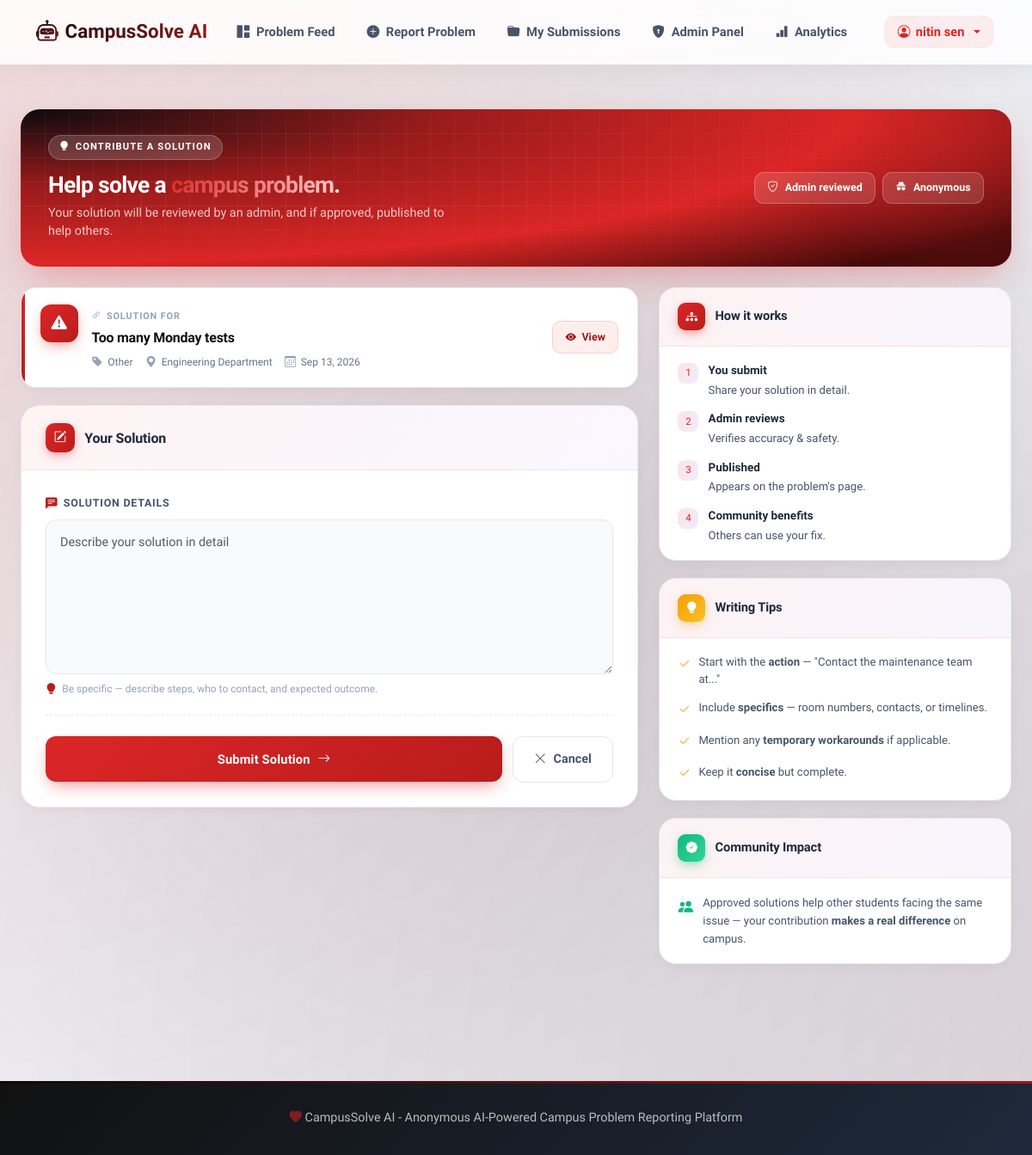
The page /solutions/submit/7/ (signed in) on the database its author committed.
### accounts/models.py (models this page shows, shortened)
class User(AbstractUser):
    ROLE_CHOICES = (
        ('STUDENT', 'Student'),
        ('ADMIN', 'Admin'),
    )
    full_name = models.CharField(max_length=255)
    email = models.EmailField(unique=True)
    username = None
    role = models.CharField(max_length=20, choices=ROLE_CHOICES, default='STUDENT')
    created_at = models.DateTimeField(auto_now_add=True)
    USERNAME_FIELD = 'email'
    REQUIRED_FIELDS = ['full_name']
    objects = UserManager()

### problems/models.py (models this page shows, shortened)
class Problem(models.Model):
    title = models.CharField(max_length=255)
    description = models.TextField()
    location = models.CharField(max_length=255)
    category = models.CharField(max_length=50, choices=CATEGORY_CHOICES, default='Other')
    ai_predicted_category = models.CharField(max_length=50, choices=CATEGORY_CHOICES, null=True, blank=True)
    priority = models.CharField(max_length=20, choices=PRIORITY_CHOICES, default='Medium')
    ai_predicted_priority = models.CharField(max_length=20, choices=PRIORITY_CHOICES, null=True, blank=True)
    status = models.CharField(max_length=50, choices=STATUS_CHOICES, default='PENDING')
    image = models.ImageField(upload_to='problem_images/', null=True, blank=True)
    submitted_by = models.ForeignKey(User, on_delete=models.CASCADE, related_name='problems')
    approved_by = models.ForeignKey(User, on_delete=models.SET_NULL, null=True, blank=True, related_name='approved_problems')
    created_at = models.DateTimeField(auto_now_add=True)
    updated_at = models.DateTimeField(auto_now=True)
    is_duplicate = models.BooleanField(default=False)
    duplicate_of = models.ForeignKey('self', on_delete=models.SET_NULL, null=True, blank=True, related_name='duplicates')
    class Meta:
        ordering = ['-created_at']
    def is_public(self):
        return self.status not in ['PENDING', 'REJECTED']

### solutions/views.py (the view)
# urls.py: path('submit/<int:problem_id>/', views.submit_solution, name='submit_solution'),
@login_required
def submit_solution(request, problem_id):
    problem = get_object_or_404(Problem, pk=problem_id)
    if not problem.is_public():
        messages.error(request, 'Solutions can only be submitted to approved public problems.')
        return redirect('problem_detail', pk=problem_id)
    if request.method == 'POST':
        form = SolutionForm(request.POST)
        if form.is_valid():
            sol = form.save(commit=False)
            sol.problem = problem
            sol.submitted_by = request.user
            sol.approval_status = 'PENDING'
            sol.save()
            messages.success(request, 'Your solution has been submitted and is pending admin approval.')
            return redirect('problem_detail', pk=problem_id)
    else:
        form = SolutionForm()
    return render(request, 'solutions/submit.html', {'form': form, 'problem': problem})

### templates/solutions/submit.html (shortened to what this page needs)
{% extends 'base.html' %}
{% load static %}
{% block content %}
<div class="ss-shell">
    <div class="ss-hero">
        <div class="ss-hero-left">
            <span class="eyebrow">
                <i class="bi bi-lightbulb-fill"></i>
                Contribute a Solution
            </span>
            <h1>Help solve a <span class="accent">campus problem</span>.</h1>
            <p>Your solution will be reviewed by an admin, and if approved, published to help others.</p>
        </div>
        <div class="ss-hero-pills">
            <span class="ss-hero-pill">
                <i class="bi bi-shield-check"></i>
                Admin reviewed
            </span>
            <span class="ss-hero-pill">
                <i class="bi bi-incognito"></i>
                Anonymous
            </span>
        </div>
    </div>
    <div class="ss-grid">
        <div class="ss-main">
            <div class="ss-context">
                <span class="ctx-ico"><i class="bi bi-exclamation-triangle-fill"></i></span>
                <div class="ctx-body">
                    <span class="ctx-label">
                        <i class="bi bi-link-45deg"></i>
                        Solution for
                    </span>
                    <h3 class="ctx-title">{{ problem.title }}</h3>
                    <div class="ctx-meta">
                        {% if problem.category %}
                            <span class="ctx-meta-item">
                                <i class="bi bi-tag-fill"></i>
                                {{ problem.category }}
                            </span>
                        {% endif %}
                        {% if problem.location %}
                            <span class="ctx-meta-item">
                                <i class="bi bi-geo-alt-fill"></i>
                                {{ problem.location }}
                            </span>
                        {% endif %}
                        {% if problem.created_at %}
                            <span class="ctx-meta-item">
                                <i class="bi bi-calendar3"></i>
                                {{ problem.created_at|date:"M d, Y" }}
                            </span>
                        {% endif %}
                    </div>
                </div>
                <a href="{% url 'problem_detail' problem.pk %}" class="ctx-link">
                    <i class="bi bi-eye-fill"></i>
                    <span>View</span>
                </a>
            </div>
            <div class="ss-card">
                <div class="ss-card-head">
                    <span class="head-ico"><i class="bi bi-pencil-square"></i></span>
                    <h2>Your Solution</h2>
                </div>
                <div class="ss-card-body">
                    <form method="post" id="ssForm" novalidate>
                        {% if form.solution_text %}
                            <div class="ss-field {% if form.solution_text.errors %}has-error{% endif %}">
                                <div class="field-label-row">
                                    <label class="field-label" for="{{ form.solution_text.id_for_label }}">
                                        <i class="bi bi-chat-left-text-fill"></i> Solution Details
                                    </label>
                                </div>
                                {{ form.solution_text }}
                                {% if form.solution_text.errors %}
                                    <div class="field-error">
                                        <i class="bi bi-exclamation-circle-fill"></i>
                                        {{ form.solution_text.errors.0 }}
                                    </div>
                                {% else %}
                                    <div class="field-help">
                                        <i class="bi bi-lightbulb-fill"></i>
                                        Be specific — describe steps, who to contact, and expected outcome.
                                    </div>
                                {% endif %}
                            </div>
                        {% else %}
                            {{ form.as_p }}
                        {% endif %}
                        <div class="ss-submit-row">
                            <button type="submit" class="ss-btn-submit" id="ssSubmit">
                                <span>Submit Solution</span>
                                <i class="bi bi-arrow-right"></i>
                            </button>
                            <a href="{% url 'problem_detail' problem.pk %}" class="ss-btn-cancel">
                                <i class="bi bi-x-lg"></i>
                                <span>Cancel</span>
                            </a>
                        </div>
                    </form>
                </div>
            </div>
        </div>
        <aside class="ss-side">
            <div class="side-card">
                <div class="side-card-head">
                    <span class="head-ico"><i class="bi bi-diagram-3-fill"></i></span>
                    <h6>How it works</h6>
                </div>
                <div class="side-card-body">
                    <ul class="info-steps">
                        <li>
                            <span class="step-ico">1</span>
                            <div>
                                <strong>You submit</strong>
                                Share your solution in detail.
                            </div>
                        </li>
                        <li>
                            <span class="step-ico">2</span>
                            <div>
                                <strong>Admin reviews</strong>
                                Verifies accuracy & safety.
                            </div>
                        </li>
                        <li>
                            <span class="step-ico">3</span>
                            <div>
                                <strong>Published</strong>
                                Appears on the problem's page.
                            </div>
                        </li>
                        <li>
                            <span class="step-ico">4</span>
                            <div>
                                <strong>Community benefits</strong>
                                Others can use your fix.
                            </div>
                        </li>
                    </ul>
                </div>
            </div>
            <div class="side-card">
                <div class="side-card-head">
                    <span class="head-ico tip"><i class="bi bi-lightbulb-fill"></i></span>
                    <h6>Writing Tips</h6>
                </div>
                <div class="side-card-body">
                    <ul class="tips-list">
                        <li>
                            <i class="bi bi-check2"></i>
                            <span>Start with the <strong>action</strong> — "Contact the maintenance team at..."</span>
                        </li>
                        <li>
                            <i class="bi bi-check2"></i>
                            <span>Include <strong>specifics</strong> — room numbers, contacts, or timelines.</span>
                        </li>
                        <li>
                            <i class="bi bi-check2"></i>
                            <span>Mention any <strong>temporary workarounds</strong> if applicable.</span>
                        </li>
                        <li>
                            <i class="bi bi-check2"></i>
                            <span>Keep it <strong>concise</strong> but complete.</span>
                        </li>
                    </ul>
                </div>
            </div>
            <div class="side-card">
                <div class="side-card-head">
                    <span class="head-ico verified"><i class="bi bi-patch-check-fill"></i></span>
                    <h6>Community Impact</h6>
                </div>
                <div class="side-card-body">
                    <div class="community-note">
                        <i class="bi bi-people-fill"></i>
                        <span>Approved solutions help other students facing the same issue — your contribution <strong>makes a real difference</strong> on campus.</span>
                    </div>
                </div>
            </div>
        </aside>
    </div>
</div>
{% endblock %}

### templates/base.html (shortened to what this page needs)
{% load static %}
<!DOCTYPE html>
<html lang="en">
<head>
    <link href="https://cdn.jsdelivr.net/npm/bootstrap@5.3.2/dist/css/bootstrap.min.css" rel="stylesheet">
    <link href="https://cdn.jsdelivr.net/npm/bootstrap-icons@1.11.1/font/bootstrap-icons.css" rel="stylesheet">
</head>
<body>
    <nav class="navbar navbar-expand-lg" id="mainNavbar">
        <div class="container">
            <a class="navbar-brand" href="{% url 'problem_feed' %}">
                <i class="bi bi-robot"></i>
                <span>CampusSolve AI</span>
            </a>
            <div class="collapse navbar-collapse" id="navbarNav">
                <ul class="navbar-nav me-auto">
                    <li class="nav-item">
                        <a class="nav-link" href="{% url 'problem_feed' %}">
                            <i class="bi bi-grid-1x2-fill me-1"></i> Problem Feed
                        </a>
                    </li>
                    {% if user.is_authenticated %}
                        <li class="nav-item">
                            <a class="nav-link" href="{% url 'submit_problem' %}">
                                <i class="bi bi-plus-circle-fill me-1"></i> Report Problem
                            </a>
                        </li>
                        <li class="nav-item">
                            <a class="nav-link" href="{% url 'my_submissions' %}">
                                <i class="bi bi-folder-fill me-1"></i> My Submissions
                            </a>
                        </li>
                        {% if user.role == 'ADMIN' %}
                            <li class="nav-item">
                                <a class="nav-link" href="{% url 'admin_dashboard' %}">
                                    <i class="bi bi-shield-lock-fill me-1"></i> Admin Panel
                                </a>
                            </li>
                            <li class="nav-item">
                                <a class="nav-link" href="{% url 'analytics_dashboard' %}">
                                    <i class="bi bi-bar-chart-fill me-1"></i> Analytics
                                </a>
                            </li>
                        {% endif %}
                    {% endif %}
                </ul>
                <ul class="navbar-nav">
                    {% if user.is_authenticated %}
                        <li class="nav-item dropdown">
                            <a class="nav-link dropdown-toggle" href="#" data-bs-toggle="dropdown">
                                <i class="bi bi-person-circle"></i> {{ user.full_name }}
                            </a>
                        </li>
                    {% endif %}
                </ul>
            </div>
        </div>
    </nav>
    <main class="py-4">
        {% block content %}{% endblock %}
    </main>
    <footer>
        <div class="container">
            <div class="text-center footer-text">
                <i class="bi bi-heart-fill"></i> CampusSolve AI - Anonymous AI-Powered Campus Problem Reporting Platform
            </div>
        </div>
    </footer>
</body>
</html>

### rows shown on the page
User: full_name "nitin sen"
Problem: title "Too many Monday tests", category "Other", location "Engineering Department", created_at "Sep 13, 2026"
